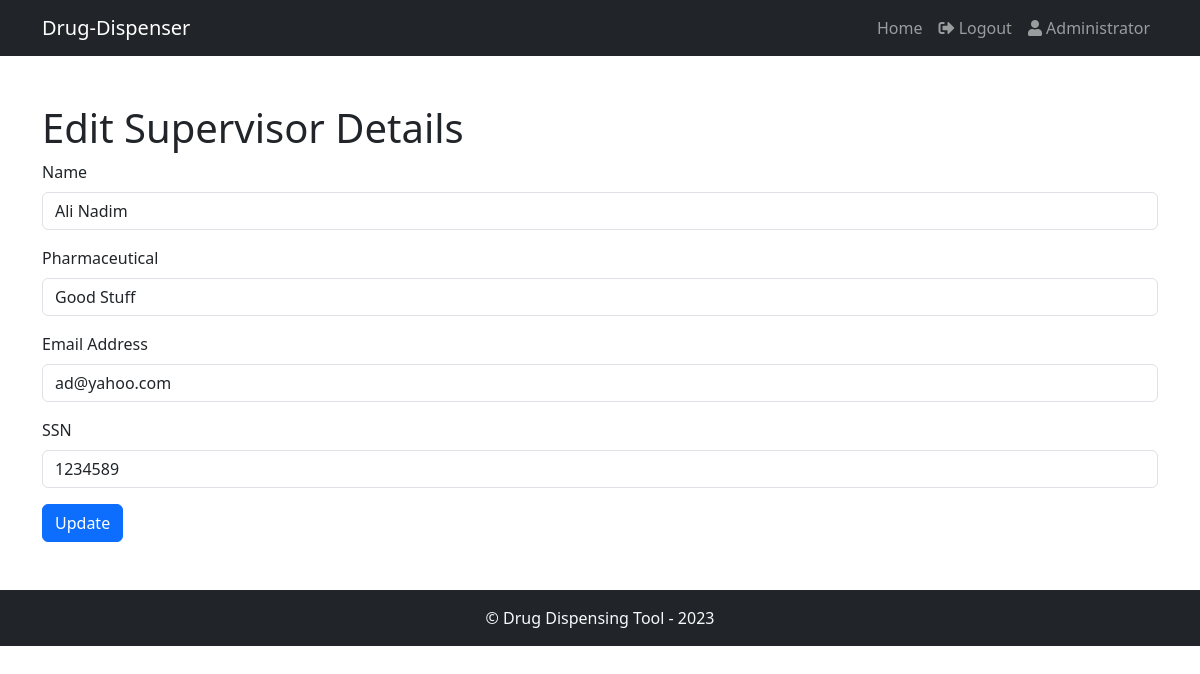
The page /edit/edit_supervisor.php?supervisorId=1 (signed in) on the database its author committed.
### tables this page shows
CREATE TABLE `supervisor` (
  `supervisorId` int(11) NOT NULL,
  `name` varchar(50) NOT NULL,
  `pharmaceuticalId` int(11) DEFAULT NULL,
  `emailAddress` varchar(100) NOT NULL,
  `SSN` varchar(15) DEFAULT NULL,
  `passwordHash` varchar(100) NOT NULL
);

### edit/edit_supervisor.php (the view, shortened to what this page needs)
<?php
require_once('../database.php');
$supervisorId = $_GET['supervisorId'];
$supervisor = array();
$conn = new mysqli($host, $username, $databasePassword, $databaseName);
if ($conn->connect_error) {
    die("Connection failed: " . $conn->connect_error);
} else {
    $sql = "SELECT * FROM supervisor WHERE supervisorId = $supervisorId";
    $result = $conn->query($sql);
    if ($result->num_rows === 1) {
        $supervisor = $result->fetch_assoc();
    } else {
        header("Location: ../errors/404.php");
        exit();
    }
}
?>
<!DOCTYPE html>
<html lang="en">
<head>
    <link rel="stylesheet" href="https://cdnjs.cloudflare.com/ajax/libs/bootstrap/5.3.0/css/bootstrap.min.css">
</head>
<body>
<?php
include_once '../commons.php';
echo $header;
?>
    <div class="container mt-5">
        <h1>Edit Supervisor Details</h1>
        <form method="post">
            <div class="mb-3">
                <label for="name" class="form-label">Name</label>
                <input type="text" class="form-control" id="name" name="name" value="<?= $supervisor['name'] ?>" required>
            </div>
            <div class="mb-3">
                <label for="pharmaceuticalId" class="form-label">Pharmaceutical</label>
                <select class="form-control" id="pharmaceuticalId" name="pharmaceuticalId" required>
                    <?php
                    $conn = new mysqli($host, $username, $databasePassword, $databaseName);
                    if ($conn->connect_error) {
                        die("Connection failed: " . $conn->connect_error);
                    } else {
                        $sql = "SELECT pharmaceuticalId, name FROM pharmaceutical";
                        $result = $conn->query($sql);
                        while ($row = $result->fetch_assoc()) {
                            $selected = $supervisor['pharmaceuticalId'] === $row['pharmaceuticalId'] ? 'selected' : '';
                            echo "<option value='{$row['pharmaceuticalId']}' $selected>{$row['name']}</option>";
                        }
                    }
                    ?>
                </select>
            </div>
            <div class="mb-3">
                <label for="emailAddress" class="form-label">Email Address</label>
                <input type="email" class="form-control" id="emailAddress" name="emailAddress" value="<?= $supervisor['emailAddress'] ?>" required>
            </div>
            <div class="mb-3">
                <label for="SSN" class="form-label">SSN</label>
                <input type="text" class="form-control" id="SSN" name="SSN" value="<?= $supervisor['SSN'] ?>" required>
            </div>
            <button type="submit" class="btn btn-primary">Update</button>
        </form>
    </div>
    <?php echo $footer; ?>
</body>
</html>

### rows shown on the page
supervisor: name "Ali Nadim", emailAddress "ad@yahoo.com", SSN "1234589"

### other values the page prints
$userDisplay "Administrator"
form field pharmaceuticalId "Good Stuff"
